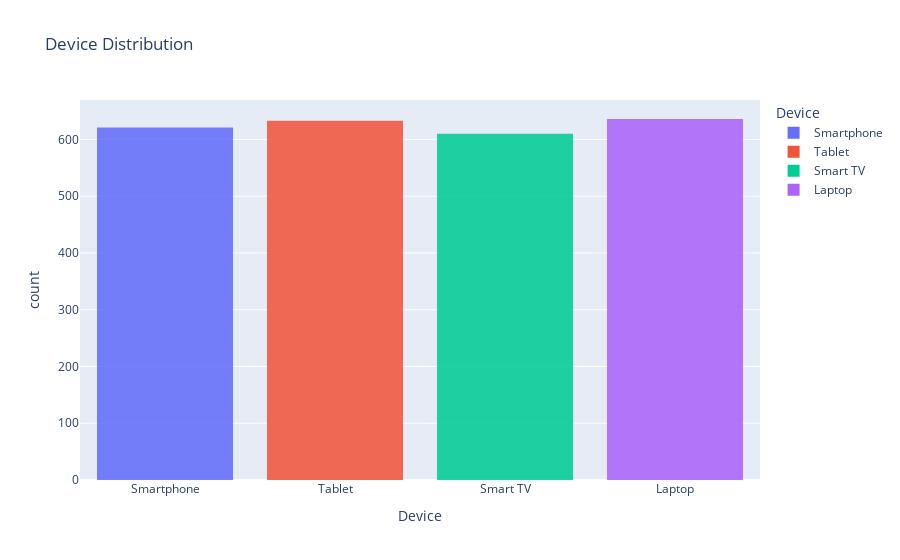

The notebook cell this image was saved under:
### Code cell
#Device Distribution

devices_chart = px.histogram(data, x="Device", color="Device",
                             title="Device Distribution", opacity=0.87)
devices_chart.show()

### Figure 1 — Plotly figure (JSON) as saved in the notebook; plotly's stock layout.template omitted (floating-point values rounded to 4 significant figures; data arrays with more than 128 entries replaced by an {"elided": "..."} marker saying what was removed)
{"data": [{"alignmentgroup": "True", "bingroup": "x", "hovertemplate": "Device=%{x}<br>count=%{y}<extra></extra>", "legendgroup": "Smartphone", "marker": {"color": "#636efa", "opacity": 0.87, "pattern": {"shape": ""}}, "name": "Smartphone", "offsetgroup": "Smartphone", "orientation": "v", "showlegend": true, "type": "histogram", "x": {"elided": "621 str values"}, "xaxis": "x", "yaxis": "y"}, {"alignmentgroup": "True", "bingroup": "x", "hovertemplate": "Device=%{x}<br>count=%{y}<extra></extra>", "legendgroup": "Tablet", "marker": {"color": "#EF553B", "opacity": 0.87, "pattern": {"shape": ""}}, "name": "Tablet", "offsetgroup": "Tablet", "orientation": "v", "showlegend": true, "type": "histogram", "x": {"elided": "633 str values"}, "xaxis": "x", "yaxis": "y"}, {"alignmentgroup": "True", "bingroup": "x", "hovertemplate": "Device=%{x}<br>count=%{y}<extra></extra>", "legendgroup": "Smart TV", "marker": {"color": "#00cc96", "opacity": 0.87, "pattern": {"shape": ""}}, "name": "Smart TV", "offsetgroup": "Smart TV", "orientation": "v", "showlegend": true, "type": "histogram", "x": {"elided": "610 str values"}, "xaxis": "x", "yaxis": "y"}, {"alignmentgroup": "True", "bingroup": "x", "hovertemplate": "Device=%{x}<br>count=%{y}<extra></extra>", "legendgroup": "Laptop", "marker": {"color": "#ab63fa", "opacity": 0.87, "pattern": {"shape": ""}}, "name": "Laptop", "offsetgroup": "Laptop", "orientation": "v", "showlegend": true, "type": "histogram", "x": {"elided": "636 str values"}, "xaxis": "x", "yaxis": "y"}], "layout": {"barmode": "relative", "legend": {"title": {"text": "Device"}, "tracegroupgap": 0}, "title": {"text": "Device Distribution"}, "xaxis": {"anchor": "y", "categoryarray": ["Smartphone", "Tablet", "Smart TV", "Laptop"], "categoryorder": "array", "domain": [0, 1], "title": {"text": "Device"}}, "yaxis": {"anchor": "x", "domain": [0, 1], "title": {"text": "count"}}}}
